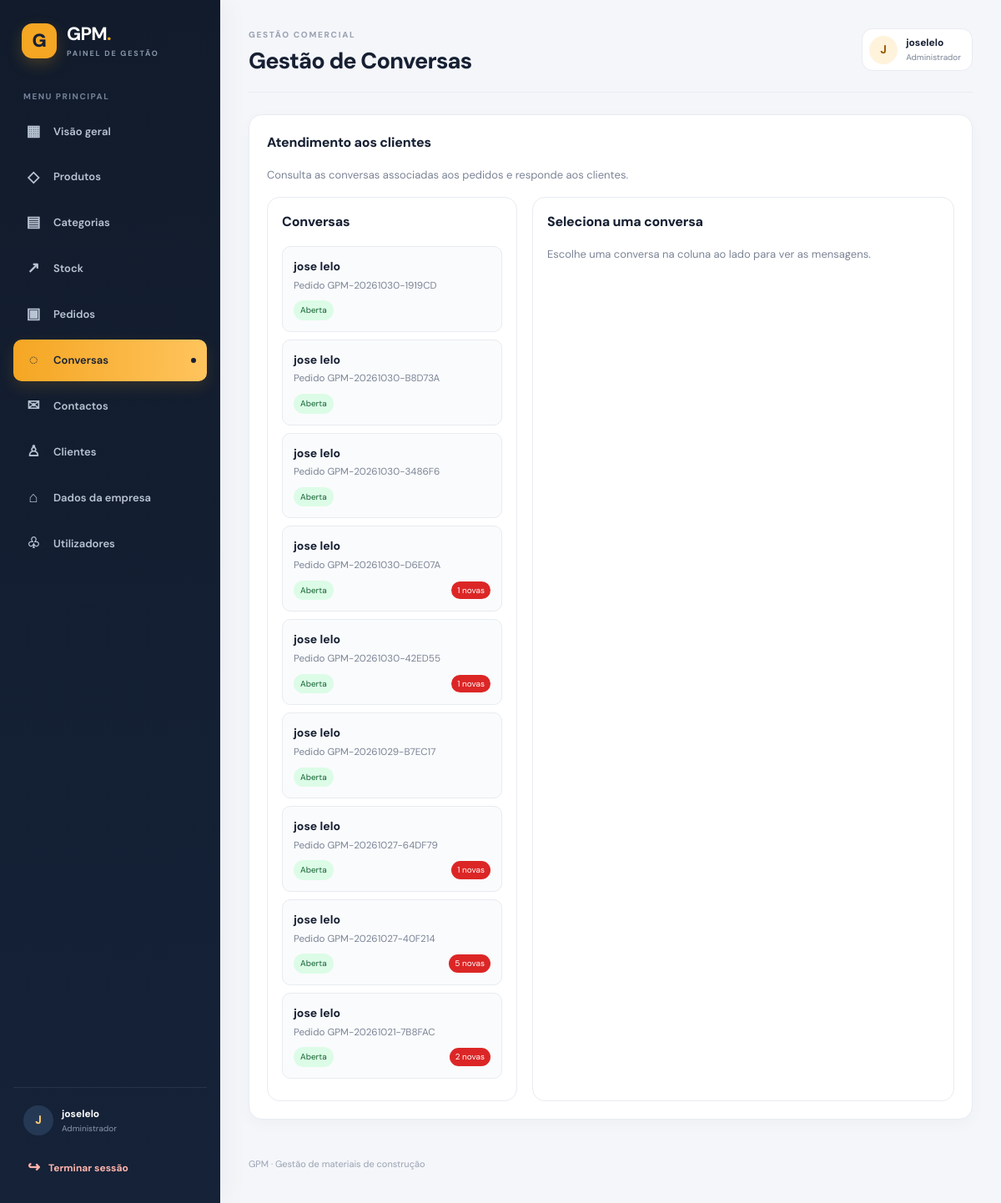
/gpm2/admin/chat.php (signed in), run on the app's committed database.
### tables this page shows
CREATE TABLE `conversations` (
  `id` bigint(20) UNSIGNED NOT NULL,
  `order_id` bigint(20) UNSIGNED NOT NULL,
  `customer_id` bigint(20) UNSIGNED NOT NULL,
  `assigned_user_id` bigint(20) UNSIGNED DEFAULT NULL,
  `status` enum('open','closed') NOT NULL DEFAULT 'open',
  `last_message_at` datetime DEFAULT NULL,
  `created_at` timestamp NOT NULL DEFAULT current_timestamp(),
  `updated_at` timestamp NOT NULL DEFAULT current_timestamp() ON UPDATE current_timestamp()
);

CREATE TABLE `orders` (
  `id` bigint(20) UNSIGNED NOT NULL,
  `order_number` varchar(40) NOT NULL,
  `customer_id` bigint(20) UNSIGNED NOT NULL,
  `responsible_user_id` bigint(20) UNSIGNED DEFAULT NULL,
  `customer_type` enum('individual','company') NOT NULL DEFAULT 'individual',
  `customer_name` varchar(180) NOT NULL,
  `customer_nif` varchar(50) DEFAULT NULL,
  `customer_phone` varchar(40) NOT NULL,
  `customer_email` varchar(190) DEFAULT NULL,
  `delivery_address` text DEFAULT NULL,
  `delivery_city` varchar(100) DEFAULT NULL,
  `delivery_province` varchar(100) DEFAULT NULL,
  `delivery_fee` decimal(15,2) NOT NULL DEFAULT 0.00,
  `discount` decimal(15,2) NOT NULL DEFAULT 0.00,
  `subtotal` decimal(15,2) NOT NULL DEFAULT 0.00,
  `total` decimal(15,2) NOT NULL DEFAULT 0.00,
  `payment_method` varchar(80) DEFAULT NULL,
  `payment_status` enum('pending','partial','paid','refunded') NOT NULL DEFAULT 'pending',
  `status` enum('pending','confirmed','preparing','shipped','completed','cancelled') NOT NULL DEFAULT 'pending',
  `notes` text DEFAULT NULL,
  `stock_deducted` tinyint(1) NOT NULL DEFAULT 0,
  `ordered_at` datetime NOT NULL DEFAULT current_timestamp(),
  `confirmed_at` datetime DEFAULT NULL,
  `completed_at` datetime DEFAULT NULL,
  `cancelled_at` datetime DEFAULT NULL,
  `created_at` timestamp NOT NULL DEFAULT current_timestamp(),
  `updated_at` timestamp NOT NULL DEFAULT current_timestamp() ON UPDATE current_timestamp(),
  `delivery_street` varchar(180) DEFAULT NULL,
  `delivery_neighborhood` varchar(120) DEFAULT NULL,
  `delivery_reference` varchar(255) DEFAULT NULL
);

### gpm2/admin/chat.php (the view, shortened to what this page needs)
<?php
require_once dirname(__DIR__) . '/app/bootstrap.php';
$pdo = db();
$conversationId = (int)($_GET['id'] ?? 0);
$conversas = $pdo->query(
    "SELECT c.id, c.order_id, c.status, c.last_message_at, c.updated_at,
            o.order_number, o.customer_name,
            (SELECT COUNT(*) FROM messages m
             WHERE m.conversation_id = c.id
               AND m.sender_type = 'customer'
               AND m.read_at IS NULL) AS mensagens_nao_lidas
     FROM conversations c
     LEFT JOIN orders o ON o.id = c.order_id
     ORDER BY COALESCE(c.last_message_at, c.updated_at) DESC, c.id DESC"
)->fetchAll(PDO::FETCH_ASSOC);
$conversa = null;
?>
<section class="panel">
    <h2>Atendimento aos clientes</h2>
    <p class="muted">Consulta as conversas associadas aos pedidos e responde aos clientes.</p>
    <div class="chat-layout">
        <aside class="chat-list">
            <h2>Conversas</h2>
            <?php foreach ($conversas as $item): ?>
                <a class="conversation-link <?= $conversationId === (int)$item['id'] ? 'active' : '' ?>" href="chat.php?id=<?= (int)$item['id'] ?>">
                    <strong><?= e($item['customer_name'] ?: 'Cliente') ?></strong>
                    <br><small>Pedido <?= e($item['order_number'] ?: ('#' . $item['order_id'])) ?></small>
                    <div class="conversation-meta">
                        <span class="status"><?= $item['status'] === 'open' ? 'Aberta' : 'Fechada' ?></span>
                        <?php if ((int)$item['mensagens_nao_lidas'] > 0): ?><span class="unread"><?= (int)$item['mensagens_nao_lidas'] ?> novas</span><?php endif; ?>
                    </div>
                </a>
            <?php endforeach; ?>
        </aside>
        <section class="chat-panel">
            <?php if (!$conversa): ?>
                <h2>Seleciona uma conversa</h2>
                <p class="muted">Escolhe uma conversa na coluna ao lado para ver as mensagens.</p>
            <?php endif; ?>
        </section>
    </div>
</section>

### gpm2/admin/assets/css/admin.css (style rules this page uses)
:root { --ink:#172033;--muted:#7b8496;--line:#e8ebf1;--bg:#f4f6fa;--accent:#f5a623;--accent-soft:#fff3dc;--nav:#111b2b;--nav-soft:#1a2940;--white:#fff;--danger:#d92d20;--success:#067647 }
* { box-sizing:border-box }
html { min-height:100%;background:var(--bg) }
body { margin:0;background:var(--bg);color:var(--ink);font:14px/1.55 "DM Sans",Arial,Helvetica,sans-serif }
.admin-body { min-height:100vh }
.muted,.hint { color:var(--muted);font-size:13px }
.stat,.panel { background:#fff;border:1px solid var(--line);border-radius:16px;padding:21px;box-shadow:0 5px 18px #10182808 }
.panel { margin-bottom:20px }
.panel h2 { font-size:16px;font-weight:800;letter-spacing:-.2px;margin:0 0 16px }
.chat-layout { display:grid;grid-template-columns:minmax(230px,300px) minmax(0,1fr);gap:18px;margin-top:16px }
.chat-list,.chat-panel { background:#fff;border:1px solid var(--line);border-radius:15px;padding:17px;min-width:0 }
.conversation-link { display:block;padding:13px;margin-bottom:9px;border-radius:10px;background:#fafbfc;color:var(--ink);text-decoration:none;border:1px solid var(--line) }
.conversation-link small { color:var(--muted) }
.conversation-meta { display:flex;justify-content:space-between;gap:8px;align-items:center;margin-top:8px }
.status { font-size:10px;padding:4px 8px;border-radius:20px;background:#dcfce7;color:#166534 }
.unread { background:#dc2626;color:#fff;font-size:10px;padding:3px 7px;border-radius:20px }

### data on the page
conversations: order.customer_name "jose lelo", order.order_number "GPM-20261030-1919CD", status "Aberta"
conversations: order.customer_name "jose lelo", order.order_number "GPM-20261030-B8D73A", status "Aberta"
conversations: order.customer_name "jose lelo", order.order_number "GPM-20261030-3486F6", status "Aberta"
conversations: order.customer_name "jose lelo", order.order_number "GPM-20261030-D6E07A", status "Aberta", mensagens_nao_lidas "1"
conversations: order.customer_name "jose lelo", order.order_number "GPM-20261030-42ED55", status "Aberta", mensagens_nao_lidas "1"
conversations: order.customer_name "jose lelo", order.order_number "GPM-20261029-B7EC17", status "Aberta"
conversations: order.customer_name "jose lelo", order.order_number "GPM-20261027-64DF79", status "Aberta", mensagens_nao_lidas "1"
conversations: order.customer_name "jose lelo", order.order_number "GPM-20261027-40F214", status "Aberta", mensagens_nao_lidas "5"
conversations: order.customer_name "jose lelo", order.order_number "GPM-20261021-7B8FAC", status "Aberta", mensagens_nao_lidas "2"

### other printed values
$item['icon'] "▦"
$item['label'] "Visão geral"
$item['icon'] "◇"
$item['label'] "Produtos"
$item['icon'] "▤"
$item['label'] "Categorias"
$item['icon'] "↗"
$item['label'] "Stock"
$item['icon'] "▣"
$item['label'] "Pedidos"
$item['icon'] "◌"
$item['label'] "Conversas"
$item['icon'] "✉"
$item['label'] "Contactos"
$item['icon'] "♙"
